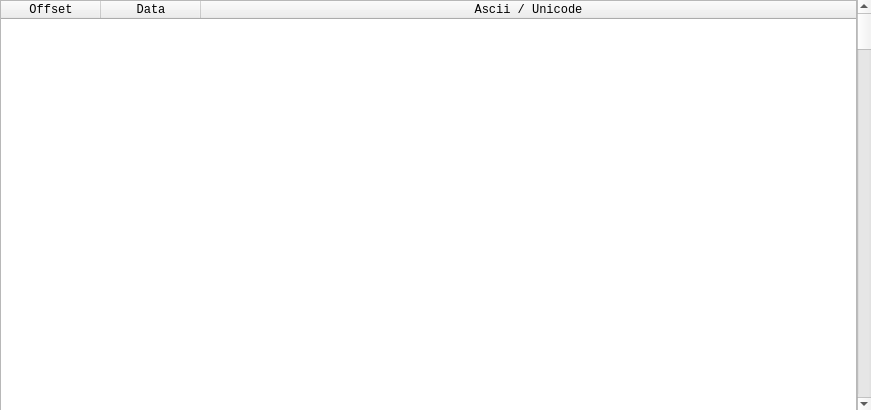
<?xml version="1.0" encoding="UTF-8"?>
<ui version="4.0">
 <class>qtDLGHexViewClass</class>
 <widget class="QWidget" name="qtDLGHexViewClass">
  <property name="geometry">
   <rect>
    <x>0</x>
    <y>0</y>
    <width>871</width>
    <height>410</height>
   </rect>
  </property>
  <property name="sizePolicy">
   <sizepolicy hsizetype="Expanding" vsizetype="Expanding">
    <horstretch>0</horstretch>
    <verstretch>0</verstretch>
   </sizepolicy>
  </property>
  <property name="windowTitle">
   <string>[ uintDebugger ] - HexDump</string>
  </property>
  <widget class="QWidget" name="horizontalLayoutWidget">
   <property name="geometry">
    <rect>
     <x>0</x>
     <y>0</y>
     <width>871</width>
     <height>411</height>
    </rect>
   </property>
   <layout class="QHBoxLayout" name="horizontalLayout">
    <property name="spacing">
     <number>0</number>
    </property>
    <item>
     <widget class="QTableWidget" name="tblHexView">
      <property name="font">
       <font>
        <family>Lucida Console</family>
       </font>
      </property>
      <property name="verticalScrollBarPolicy">
       <enum>Qt::ScrollBarAlwaysOff</enum>
      </property>
      <property name="horizontalScrollBarPolicy">
       <enum>Qt::ScrollBarAlwaysOff</enum>
      </property>
      <property name="editTriggers">
       <set>QAbstractItemView::NoEditTriggers</set>
      </property>
      <property name="selectionBehavior">
       <enum>QAbstractItemView::SelectRows</enum>
      </property>
      <property name="showGrid">
       <bool>false</bool>
      </property>
      <property name="gridStyle">
       <enum>Qt::NoPen</enum>
      </property>
      <attribute name="horizontalHeaderStretchLastSection">
       <bool>true</bool>
      </attribute>
      <attribute name="verticalHeaderVisible">
       <bool>false</bool>
      </attribute>
      <attribute name="verticalHeaderDefaultSectionSize">
       <number>11</number>
      </attribute>
      <attribute name="verticalHeaderMinimumSectionSize">
       <number>11</number>
      </attribute>
      <column>
       <property name="text">
        <string>Offset</string>
       </property>
      </column>
      <column>
       <property name="text">
        <string>Data</string>
       </property>
      </column>
      <column>
       <property name="text">
        <string>Ascii / Unicode</string>
       </property>
      </column>
     </widget>
    </item>
    <item>
     <widget class="QScrollBar" name="memoryScroll">
      <property name="orientation">
       <enum>Qt::Vertical</enum>
      </property>
     </widget>
    </item>
   </layout>
  </widget>
 </widget>
 <resources/>
 <connections/>
</ui>
